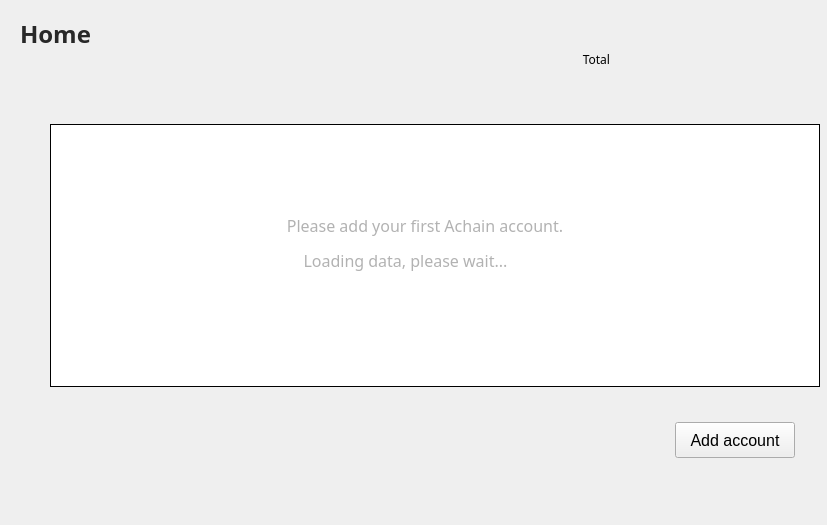
<?xml version="1.0" encoding="UTF-8"?>
<ui version="4.0">
 <class>MainPage</class>
 <widget class="QWidget" name="MainPage">
  <property name="geometry">
   <rect>
    <x>0</x>
    <y>0</y>
    <width>827</width>
    <height>525</height>
   </rect>
  </property>
  <property name="font">
   <font>
    <family>微软雅黑</family>
   </font>
  </property>
  <property name="windowTitle">
   <string>Form</string>
  </property>
  <property name="styleSheet">
   <string notr="true">QScrollBar{background-color: rgb(255, 255, 255);}</string>
  </property>
  <widget class="QLabel" name="accountListLabel">
   <property name="geometry">
    <rect>
     <x>20</x>
     <y>18</y>
     <width>150</width>
     <height>32</height>
    </rect>
   </property>
   <property name="font">
    <font>
     <family>微软雅黑</family>
     <pointsize>18</pointsize>
     <weight>75</weight>
     <italic>false</italic>
     <bold>true</bold>
    </font>
   </property>
   <property name="styleSheet">
    <string notr="true">background:transparent;
color: rgb(40, 40, 40);</string>
   </property>
   <property name="text">
    <string>Home</string>
   </property>
  </widget>
  <widget class="QLabel" name="totalBalanceLabel">
   <property name="geometry">
    <rect>
     <x>620</x>
     <y>42</y>
     <width>400</width>
     <height>26</height>
    </rect>
   </property>
   <property name="font">
    <font>
     <family>微软雅黑</family>
     <pointsize>14</pointsize>
    </font>
   </property>
   <property name="styleSheet">
    <string notr="true">background:transparent;</string>
   </property>
   <property name="text">
    <string/>
   </property>
   <property name="alignment">
    <set>Qt::AlignBottom|Qt::AlignLeading|Qt::AlignLeft</set>
   </property>
  </widget>
  <widget class="QLabel" name="label">
   <property name="geometry">
    <rect>
     <x>530</x>
     <y>42</y>
     <width>80</width>
     <height>26</height>
    </rect>
   </property>
   <property name="font">
    <font>
     <family>微软雅黑</family>
     <pointsize>9</pointsize>
    </font>
   </property>
   <property name="styleSheet">
    <string notr="true">background:transparent;</string>
   </property>
   <property name="text">
    <string>Total</string>
   </property>
   <property name="alignment">
    <set>Qt::AlignBottom|Qt::AlignRight|Qt::AlignTrailing</set>
   </property>
  </widget>
  <widget class="QToolButton" name="addAccountBtn">
   <property name="geometry">
    <rect>
     <x>675</x>
     <y>422</y>
     <width>120</width>
     <height>36</height>
    </rect>
   </property>
   <property name="font">
    <font>
     <pointsize>12</pointsize>
    </font>
   </property>
   <property name="cursor">
    <cursorShape>PointingHandCursor</cursorShape>
   </property>
   <property name="focusPolicy">
    <enum>Qt::NoFocus</enum>
   </property>
   <property name="text">
    <string>Add account</string>
   </property>
   <property name="toolButtonStyle">
    <enum>Qt::ToolButtonTextOnly</enum>
   </property>
   <property name="arrowType">
    <enum>Qt::UpArrow</enum>
   </property>
  </widget>
  <widget class="QTableWidget" name="accountTableWidget">
   <property name="geometry">
    <rect>
     <x>50</x>
     <y>124</y>
     <width>770</width>
     <height>263</height>
    </rect>
   </property>
   <property name="cursor" stdset="0">
    <cursorShape>PointingHandCursor</cursorShape>
   </property>
   <property name="layoutDirection">
    <enum>Qt::LeftToRight</enum>
   </property>
   <property name="frameShape">
    <enum>QFrame::Box</enum>
   </property>
   <property name="frameShadow">
    <enum>QFrame::Plain</enum>
   </property>
   <property name="verticalScrollBarPolicy">
    <enum>Qt::ScrollBarAsNeeded</enum>
   </property>
   <property name="horizontalScrollBarPolicy">
    <enum>Qt::ScrollBarAlwaysOff</enum>
   </property>
   <property name="autoScroll">
    <bool>true</bool>
   </property>
   <property name="editTriggers">
    <set>QAbstractItemView::NoEditTriggers</set>
   </property>
   <property name="selectionMode">
    <enum>QAbstractItemView::NoSelection</enum>
   </property>
   <property name="iconSize">
    <size>
     <width>19</width>
     <height>12</height>
    </size>
   </property>
   <property name="showGrid">
    <bool>true</bool>
   </property>
   <property name="gridStyle">
    <enum>Qt::SolidLine</enum>
   </property>
   <attribute name="horizontalHeaderVisible">
    <bool>false</bool>
   </attribute>
   <attribute name="horizontalHeaderCascadingSectionResizes">
    <bool>false</bool>
   </attribute>
   <attribute name="horizontalHeaderHighlightSections">
    <bool>false</bool>
   </attribute>
   <attribute name="verticalHeaderVisible">
    <bool>false</bool>
   </attribute>
   <attribute name="verticalHeaderHighlightSections">
    <bool>false</bool>
   </attribute>
   <column>
    <property name="text">
     <string>Account Name</string>
    </property>
    <property name="font">
     <font>
      <family>微软雅黑</family>
      <pointsize>12</pointsize>
     </font>
    </property>
    <property name="textAlignment">
     <set>AlignLeading|AlignVCenter</set>
    </property>
   </column>
   <column>
    <property name="text">
     <string>Account Address</string>
    </property>
    <property name="font">
     <font>
      <family>微软雅黑</family>
      <pointsize>12</pointsize>
     </font>
    </property>
    <property name="textAlignment">
     <set>AlignLeading|AlignVCenter</set>
    </property>
   </column>
   <column>
    <property name="text">
     <string>Balance(ACT)</string>
    </property>
    <property name="font">
     <font>
      <family>微软雅黑</family>
      <pointsize>12</pointsize>
     </font>
    </property>
    <property name="textAlignment">
     <set>AlignLeading|AlignVCenter</set>
    </property>
   </column>
  </widget>
  <widget class="QWidget" name="loadingWidget" native="true">
   <property name="geometry">
    <rect>
     <x>190</x>
     <y>170</y>
     <width>461</width>
     <height>171</height>
    </rect>
   </property>
   <property name="styleSheet">
    <string notr="true">background-color: rgb(255, 255, 255);</string>
   </property>
   <widget class="QLabel" name="loadingLabel">
    <property name="geometry">
     <rect>
      <x>110</x>
      <y>50</y>
      <width>211</width>
      <height>81</height>
     </rect>
    </property>
    <property name="font">
     <font>
      <family>微软雅黑</family>
      <pointsize>12</pointsize>
     </font>
    </property>
    <property name="styleSheet">
     <string notr="true">color: rgb(178, 178, 178);
background-color: rgb(255, 255, 255);</string>
    </property>
    <property name="text">
     <string>Loading data, please wait...</string>
    </property>
    <property name="alignment">
     <set>Qt::AlignCenter</set>
    </property>
   </widget>
  </widget>
  <widget class="QLabel" name="initLabel">
   <property name="geometry">
    <rect>
     <x>200</x>
     <y>200</y>
     <width>450</width>
     <height>51</height>
    </rect>
   </property>
   <property name="font">
    <font>
     <family>微软雅黑</family>
     <pointsize>12</pointsize>
    </font>
   </property>
   <property name="styleSheet">
    <string notr="true">color: rgb(178, 178, 178);</string>
   </property>
   <property name="text">
    <string>Please add your first Achain account.</string>
   </property>
   <property name="alignment">
    <set>Qt::AlignCenter</set>
   </property>
  </widget>
 </widget>
 <resources/>
 <connections/>
</ui>
